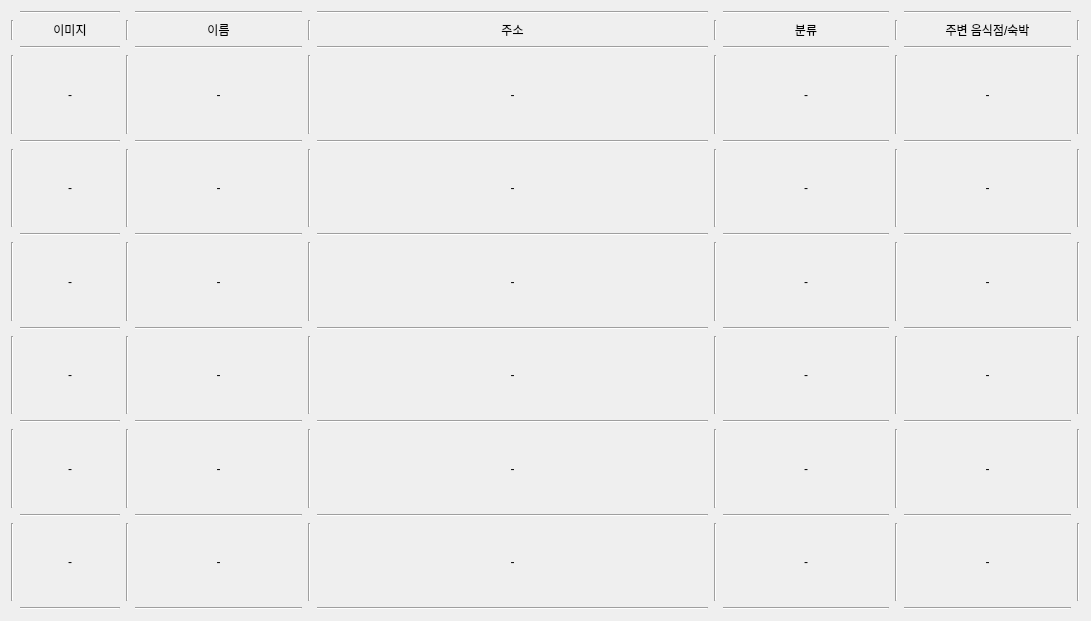
        <widget class="QWidget" name="gridLayoutWidget">
         <property name="geometry">
          <rect>
           <x>20</x>
           <y>20</y>
           <width>1091</width>
           <height>621</height>
          </rect>
         </property>
         <layout class="QGridLayout" name="gridLayout_3">
          <item row="3" column="6">
           <widget class="Line" name="line_26">
            <property name="orientation">
             <enum>Qt::Vertical</enum>
            </property>
           </widget>
          </item>
          <item row="0" column="1">
           <widget class="Line" name="line_30">
            <property name="orientation">
             <enum>Qt::Horizontal</enum>
            </property>
           </widget>
          </item>
          <item row="1" column="3">
           <widget class="QLabel" name="titleF_label">
            <property name="maximumSize">
             <size>
              <width>16777215</width>
              <height>16777215</height>
             </size>
            </property>
            <property name="text">
             <string>이름</string>
            </property>
            <property name="alignment">
             <set>Qt::AlignCenter</set>
            </property>
           </widget>
          </item>
          <item row="1" column="5">
           <widget class="QLabel" name="addrF_label">
            <property name="text">
             <string>주소</string>
            </property>
            <property name="alignment">
             <set>Qt::AlignCenter</set>
            </property>
           </widget>
          </item>
          <item row="3" column="2">
           <widget class="Line" name="line_24">
            <property name="orientation">
             <enum>Qt::Vertical</enum>
            </property>
           </widget>
          </item>
          <item row="4" column="9">
           <widget class="Line" name="line_23">
            <property name="orientation">
             <enum>Qt::Horizontal</enum>
            </property>
           </widget>
          </item>
          <item row="5" column="0">
           <widget class="Line" name="line_35">
            <property name="orientation">
             <enum>Qt::Vertical</enum>
            </property>
           </widget>
          </item>
          <item row="1" column="8">
           <widget class="Line" name="line_132">
            <property name="orientation">
             <enum>Qt::Vertical</enum>
            </property>
           </widget>
          </item>
          <item row="5" column="2">
           <widget class="Line" name="line_49">
            <property name="orientation">
             <enum>Qt::Vertical</enum>
            </property>
           </widget>
          </item>
          <item row="5" column="3">
           <widget class="QLabel" name="titleF_1">
            <property name="text">
             <string>-</string>
            </property>
            <property name="alignment">
             <set>Qt::AlignCenter</set>
            </property>
           </widget>
          </item>
          <item row="5" column="4">
           <widget class="Line" name="line_68">
            <property name="orientation">
             <enum>Qt::Vertical</enum>
            </property>
           </widget>
          </item>
          <item row="1" column="2">
           <widget class="Line" name="line_33">
            <property name="orientation">
             <enum>Qt::Vertical</enum>
            </property>
           </widget>
          </item>
          <item row="5" column="5">
           <widget class="QLabel" name="addrF_1">
            <property name="minimumSize">
             <size>
              <width>0</width>
              <height>0</height>
             </size>
            </property>
            <property name="text">
             <string>-</string>
            </property>
            <property name="alignment">
             <set>Qt::AlignCenter</set>
            </property>
           </widget>
          </item>
          <item row="3" column="5">
           <widget class="QLabel" name="addrF_0">
            <property name="maximumSize">
             <size>
              <width>16777215</width>
              <height>16777215</height>
             </size>
            </property>
            <property name="text">
             <string>                                                          -                                                          </string>
            </property>
            <property name="alignment">
             <set>Qt::AlignCenter</set>
            </property>
           </widget>
          </item>
          <item row="1" column="10">
           <widget class="Line" name="line_133">
            <property name="orientation">
             <enum>Qt::Vertical</enum>
            </property>
           </widget>
          </item>
          <item row="2" column="3">
           <widget class="Line" name="line_135">
            <property name="orientation">
             <enum>Qt::Horizontal</enum>
            </property>
           </widget>
          </item>
          <item row="1" column="9">
           <widget class="QLabel" name="location_label">
            <property name="text">
             <string>주변 음식점/숙박</string>
            </property>
            <property name="alignment">
             <set>Qt::AlignCenter</set>
            </property>
           </widget>
          </item>
          <item row="2" column="7">
           <widget class="Line" name="line_137">
            <property name="orientation">
             <enum>Qt::Horizontal</enum>
            </property>
           </widget>
          </item>
          <item row="3" column="1">
           <widget class="QLabel" name="imageF_0">
            <property name="maximumSize">
             <size>
              <width>100</width>
              <height>100</height>
             </size>
            </property>
            <property name="text">
             <string>-</string>
            </property>
            <property name="alignment">
             <set>Qt::AlignCenter</set>
            </property>
           </widget>
          </item>
          <item row="3" column="4">
           <widget class="Line" name="line_25">
            <property name="orientation">
             <enum>Qt::Vertical</enum>
            </property>
           </widget>
          </item>
          <item row="3" column="9">
           <widget class="QLabel" name="location_0">
            <property name="maximumSize">
             <size>
              <width>16777215</width>
              <height>16777215</height>
             </size>
            </property>
            <property name="text">
             <string>-</string>
            </property>
            <property name="alignment">
             <set>Qt::AlignCenter</set>
            </property>
           </widget>
          </item>
          <item row="5" column="6">
           <widget class="Line" name="line_72">
            <property name="orientation">
             <enum>Qt::Vertical</enum>
            </property>
           </widget>
          </item>
          <item row="5" column="7">
           <widget class="QLabel" name="startend_1">
            <property name="text">
             <string>-</string>
            </property>
            <property name="alignment">
             <set>Qt::AlignCenter</set>
            </property>
           </widget>
          </item>
          <item row="5" column="10">
           <widget class="Line" name="line_39">
            <property name="orientation">
             <enum>Qt::Vertical</enum>
            </property>
           </widget>
          </item>
          <item row="1" column="1">
           <widget class="QLabel" name="imageF_label">
            <property name="maximumSize">
             <size>
              <width>16777215</width>
              <height>20</height>
             </size>
            </property>
            <property name="text">
             <string>이미지</string>
            </property>
            <property name="alignment">
             <set>Qt::AlignCenter</set>
            </property>
           </widget>
          </item>
          <item row="4" column="1">
           <widget class="Line" name="line_19">
            <property name="orientation">
             <enum>Qt::Horizontal</enum>
            </property>
           </widget>
          </item>
          <item row="0" column="3">
           <widget class="Line" name="line_31">
            <property name="orientation">
             <enum>Qt::Horizontal</enum>
            </property>
           </widget>
          </item>
          <item row="0" column="5">
           <widget class="Line" name="line_32">
            <property name="orientation">
             <enum>Qt::Horizontal</enum>
            </property>
           </widget>
          </item>
          <item row="0" column="9">
           <widget class="Line" name="line_34">
            <property name="orientation">
             <enum>Qt::Horizontal</enum>
            </property>
           </widget>
          </item>
          <item row="1" column="0">
           <widget class="Line" name="line_12">
            <property name="orientation">
             <enum>Qt::Vertical</enum>
            </property>
           </widget>
          </item>
          <item row="3" column="10">
           <widget class="Line" name="line_29">
            <property name="orientation">
             <enum>Qt::Vertical</enum>
            </property>
           </widget>
          </item>
          <item row="5" column="8">
           <widget class="Line" name="line_76">
            <property name="orientation">
             <enum>Qt::Vertical</enum>
            </property>
           </widget>
          </item>
          <item row="3" column="7">
           <widget class="QLabel" name="startend_0">
            <property name="maximumSize">
             <size>
              <width>170</width>
              <height>16777215</height>
             </size>
            </property>
            <property name="text">
             <string>-</string>
            </property>
            <property name="alignment">
             <set>Qt::AlignCenter</set>
            </property>
           </widget>
          </item>
          <item row="5" column="9">
           <widget class="QLabel" name="location_1">
            <property name="text">
             <string>-</string>
            </property>
            <property name="alignment">
             <set>Qt::AlignCenter</set>
            </property>
           </widget>
          </item>
          <item row="2" column="9">
           <widget class="Line" name="line_138">
            <property name="orientation">
             <enum>Qt::Horizontal</enum>
            </property>
           </widget>
          </item>
          <item row="1" column="4">
           <widget class="Line" name="line_47">
            <property name="orientation">
             <enum>Qt::Vertical</enum>
            </property>
           </widget>
          </item>
          <item row="1" column="6">
           <widget class="Line" name="line_48">
            <property name="orientation">
             <enum>Qt::Vertical</enum>
            </property>
           </widget>
          </item>
          <item row="3" column="3">
           <widget class="QLabel" name="titleF_0">
            <property name="maximumSize">
             <size>
              <width>16777215</width>
              <height>16777215</height>
             </size>
            </property>
            <property name="text">
             <string>-</string>
            </property>
            <property name="alignment">
             <set>Qt::AlignCenter</set>
            </property>
           </widget>
          </item>
          <item row="2" column="1">
           <widget class="Line" name="line_134">
            <property name="orientation">
             <enum>Qt::Horizontal</enum>
            </property>
           </widget>
          </item>
          <item row="4" column="7">
           <widget class="Line" name="line_22">
            <property name="orientation">
             <enum>Qt::Horizontal</enum>
            </property>
           </widget>
          </item>
          <item row="3" column="8">
           <widget class="Line" name="line_27">
            <property name="orientation">
             <enum>Qt::Vertical</enum>
            </property>
           </widget>
          </item>
          <item row="0" column="7">
           <widget class="Line" name="line_130">
            <property name="orientation">
             <enum>Qt::Horizontal</enum>
            </property>
           </widget>
          </item>
          <item row="2" column="5">
           <widget class="Line" name="line_136">
            <property name="orientation">
             <enum>Qt::Horizontal</enum>
            </property>
           </widget>
          </item>
          <item row="3" column="0">
           <widget class="Line" name="line_28">
            <property name="orientation">
             <enum>Qt::Vertical</enum>
            </property>
           </widget>
          </item>
          <item row="1" column="7">
           <widget class="QLabel" name="startend_label">
            <property name="text">
             <string>분류</string>
            </property>
            <property name="alignment">
             <set>Qt::AlignCenter</set>
            </property>
           </widget>
          </item>
          <item row="4" column="3">
           <widget class="Line" name="line_20">
            <property name="orientation">
             <enum>Qt::Horizontal</enum>
            </property>
           </widget>
          </item>
          <item row="4" column="5">
           <widget class="Line" name="line_21">
            <property name="orientation">
             <enum>Qt::Horizontal</enum>
            </property>
           </widget>
          </item>
          <item row="5" column="1">
           <widget class="QLabel" name="imageF_1">
            <property name="text">
             <string>-</string>
            </property>
            <property name="alignment">
             <set>Qt::AlignCenter</set>
            </property>
           </widget>
          </item>
          <item row="6" column="3">
           <widget class="Line" name="line_56">
            <property name="orientation">
             <enum>Qt::Horizontal</enum>
            </property>
           </widget>
          </item>
          <item row="7" column="9">
           <widget class="QLabel" name="location_2">
            <property name="text">
             <string>-</string>
            </property>
            <property name="alignment">
             <set>Qt::AlignCenter</set>
            </property>
           </widget>
          </item>
          <item row="8" column="1">
           <widget class="Line" name="line_54">
            <property name="orientation">
             <enum>Qt::Horizontal</enum>
            </property>
           </widget>
          </item>
          <item row="7" column="7">
           <widget class="QLabel" name="startend_2">
            <property name="text">
             <string>-</string>
            </property>
            <property name="alignment">
             <set>Qt::AlignCenter</set>
            </property>
           </widget>
          </item>
          <item row="6" column="7">
           <widget class="Line" name="line_62">
            <property name="orientation">
             <enum>Qt::Horizontal</enum>
            </property>
           </widget>
          </item>
          <item row="8" column="5">
           <widget class="Line" name="line_60">
            <property name="orientation">
             <enum>Qt::Horizontal</enum>
            </property>
           </widget>
          </item>
          <item row="8" column="7">
           <widget class="Line" name="line_63">
            <property name="orientation">
             <enum>Qt::Horizontal</enum>
            </property>
           </widget>
          </item>
          <item row="6" column="5">
           <widget class="Line" name="line_61">
            <property name="orientation">
             <enum>Qt::Horizontal</enum>
            </property>
           </widget>
          </item>
          <item row="6" column="9">
           <widget class="Line" name="line_67">
            <property name="orientation">
             <enum>Qt::Horizontal</enum>
            </property>
           </widget>
          </item>
          <item row="7" column="0">
           <widget class="Line" name="line_36">
            <property name="orientation">
             <enum>Qt::Vertical</enum>
            </property>
           </widget>
          </item>
          <item row="6" column="1">
           <widget class="Line" name="line_55">
            <property name="orientation">
             <enum>Qt::Horizontal</enum>
            </property>
           </widget>
          </item>
          <item row="7" column="3">
           <widget class="QLabel" name="titleF_2">
            <property name="text">
             <string>-</string>
            </property>
            <property name="alignment">
             <set>Qt::AlignCenter</set>
            </property>
           </widget>
          </item>
          <item row="7" column="5">
           <widget class="QLabel" name="addrF_2">
            <property name="text">
             <string>-</string>
            </property>
            <property name="alignment">
             <set>Qt::AlignCenter</set>
            </property>
           </widget>
          </item>
          <item row="7" column="2">
           <widget class="Line" name="line_50">
            <property name="orientation">
             <enum>Qt::Vertical</enum>
            </property>
           </widget>
          </item>
          <item row="7" column="4">
           <widget class="Line" name="line_69">
            <property name="orientation">
             <enum>Qt::Vertical</enum>
            </property>
           </widget>
          </item>
          <item row="7" column="10">
           <widget class="Line" name="line_40">
            <property name="orientation">
             <enum>Qt::Vertical</enum>
            </property>
           </widget>
          </item>
          <item row="8" column="3">
           <widget class="Line" name="line_57">
            <property name="orientation">
             <enum>Qt::Horizontal</enum>
            </property>
           </widget>
          </item>
          <item row="7" column="1">
           <widget class="QLabel" name="imageF_2">
            <property name="text">
             <string>-</string>
            </property>
            <property name="alignment">
             <set>Qt::AlignCenter</set>
            </property>
           </widget>
          </item>
          <item row="7" column="6">
           <widget class="Line" name="line_73">
            <property name="orientation">
             <enum>Qt::Vertical</enum>
            </property>
           </widget>
          </item>
          <item row="7" column="8">
           <widget class="Line" name="line_77">
            <property name="orientation">
             <enum>Qt::Vertical</enum>
            </property>
           </widget>
          </item>
          <item row="10" column="3">
           <widget class="Line" name="line_58">
            <property name="orientation">
             <enum>Qt::Horizontal</enum>
            </property>
           </widget>
          </item>
          <item row="10" column="7">
           <widget class="Line" name="line_64">
            <property name="orientation">
             <enum>Qt::Horizontal</enum>
            </property>
           </widget>
          </item>
          <item row="10" column="9">
           <widget class="Line" name="line_65">
            <property name="orientation">
             <enum>Qt::Horizontal</enum>
            </property>
           </widget>
          </item>
          <item row="10" column="5">
           <widget class="Line" name="line_59">
            <property name="orientation">
             <enum>Qt::Horizontal</enum>
            </property>
           </widget>
          </item>
          <item row="11" column="0">
           <widget class="Line" name="line_38">
            <property name="orientation">
             <enum>Qt::Vertical</enum>
            </property>
           </widget>
          </item>
          <item row="11" column="1">
           <widget class="QLabel" name="imageF_4">
            <property name="text">
             <string>-</string>
            </property>
            <property name="alignment">
             <set>Qt::AlignCenter</set>
            </property>
           </widget>
          </item>
          <item row="11" column="2">
           <widget class="Line" name="line_52">
            <property name="orientation">
             <enum>Qt::Vertical</enum>
            </property>
           </widget>
          </item>
          <item row="11" column="3">
           <widget class="QLabel" name="titleF_4">
            <property name="text">
             <string>-</string>
            </property>
            <property name="alignment">
             <set>Qt::AlignCenter</set>
            </property>
           </widget>
          </item>
          <item row="12" column="3">
           <widget class="Line" name="line_146">
            <property name="orientation">
             <enum>Qt::Horizontal</enum>
            </property>
           </widget>
          </item>
          <item row="12" column="5">
           <widget class="Line" name="line_147">
            <property name="orientation">
             <enum>Qt::Horizontal</enum>
            </property>
           </widget>
          </item>
          <item row="11" column="9">
           <widget class="QLabel" name="location_4">
            <property name="text">
             <string>-</string>
            </property>
            <property name="alignment">
             <set>Qt::AlignCenter</set>
            </property>
           </widget>
          </item>
          <item row="13" column="0">
           <widget class="Line" name="line_139">
            <property name="orientation">
             <enum>Qt::Vertical</enum>
            </property>
           </widget>
          </item>
          <item row="11" column="5">
           <widget class="QLabel" name="addrF_4">
            <property name="text">
             <string>-</string>
            </property>
            <property name="alignment">
             <set>Qt::AlignCenter</set>
            </property>
           </widget>
          </item>
          <item row="11" column="7">
           <widget class="QLabel" name="startend_4">
            <property name="text">
             <string>-</string>
            </property>
            <property name="alignment">
             <set>Qt::AlignCenter</set>
            </property>
           </widget>
          </item>
          <item row="11" column="4">
           <widget class="Line" name="line_71">
            <property name="orientation">
             <enum>Qt::Vertical</enum>
            </property>
           </widget>
          </item>
          <item row="12" column="7">
           <widget class="Line" name="line_148">
            <property name="orientation">
             <enum>Qt::Horizontal</enum>
            </property>
           </widget>
          </item>
          <item row="11" column="6">
           <widget class="Line" name="line_75">
            <property name="orientation">
             <enum>Qt::Vertical</enum>
            </property>
           </widget>
          </item>
          <item row="12" column="9">
           <widget class="Line" name="line_149">
            <property name="orientation">
             <enum>Qt::Horizontal</enum>
            </property>
           </widget>
          </item>
          <item row="13" column="1">
           <widget class="QLabel" name="imageF_5">
            <property name="text">
             <string>-</string>
            </property>
            <property name="alignment">
             <set>Qt::AlignCenter</set>
            </property>
           </widget>
          </item>
          <item row="11" column="10">
           <widget class="Line" name="line_42">
            <property name="orientation">
             <enum>Qt::Vertical</enum>
            </property>
           </widget>
          </item>
          <item row="11" column="8">
           <widget class="Line" name="line_79">
            <property name="orientation">
             <enum>Qt::Vertical</enum>
            </property>
           </widget>
          </item>
          <item row="12" column="1">
           <widget class="Line" name="line_145">
            <property name="orientation">
             <enum>Qt::Horizontal</enum>
            </property>
           </widget>
          </item>
          <item row="9" column="4">
           <widget class="Line" name="line_70">
            <property name="orientation">
             <enum>Qt::Vertical</enum>
            </property>
           </widget>
          </item>
          <item row="9" column="5">
           <widget class="QLabel" name="addrF_3">
            <property name="text">
             <string>-</string>
            </property>
            <property name="alignment">
             <set>Qt::AlignCenter</set>
            </property>
           </widget>
          </item>
          <item row="9" column="6">
           <widget class="Line" name="line_74">
            <property name="orientation">
             <enum>Qt::Vertical</enum>
            </property>
           </widget>
          </item>
          <item row="9" column="10">
           <widget class="Line" name="line_41">
            <property name="orientation">
             <enum>Qt::Vertical</enum>
            </property>
           </widget>
          </item>
          <item row="10" column="1">
           <widget class="Line" name="line_53">
            <property name="orientation">
             <enum>Qt::Horizontal</enum>
            </property>
           </widget>
          </item>
          <item row="9" column="8">
           <widget class="Line" name="line_78">
            <property name="orientation">
             <enum>Qt::Vertical</enum>
            </property>
           </widget>
          </item>
          <item row="9" column="1">
           <widget class="QLabel" name="imageF_3">
            <property name="text">
             <string>-</string>
            </property>
            <property name="alignment">
             <set>Qt::AlignCenter</set>
            </property>
           </widget>
          </item>
          <item row="9" column="2">
           <widget class="Line" name="line_51">
            <property name="orientation">
             <enum>Qt::Vertical</enum>
            </property>
           </widget>
          </item>
          <item row="9" column="9">
           <widget class="QLabel" name="location_3">
            <property name="text">
             <string>-</string>
            </property>
            <property name="alignment">
             <set>Qt::AlignCenter</set>
            </property>
           </widget>
          </item>
          <item row="8" column="9">
           <widget class="Line" name="line_66">
            <property name="orientation">
             <enum>Qt::Horizontal</enum>
            </property>
           </widget>
          </item>
          <item row="9" column="7">
           <widget class="QLabel" name="startend_3">
            <property name="text">
             <string>-</string>
            </property>
            <property name="alignment">
             <set>Qt::AlignCenter</set>
            </property>
           </widget>
          </item>
          <item row="9" column="0">
           <widget class="Line" name="line_37">
            <property name="orientation">
             <enum>Qt::Vertical</enum>
            </property>
           </widget>
          </item>
          <item row="9" column="3">
           <widget class="QLabel" name="titleF_3">
            <property name="text">
             <string>-</string>
            </property>
            <property name="alignment">
             <set>Qt::AlignCenter</set>
            </property>
           </widget>
          </item>
          <item row="14" column="7">
           <widget class="Line" name="line_46">
            <property name="orientation">
             <enum>Qt::Horizontal</enum>
            </property>
           </widget>
          </item>
          <item row="13" column="7">
           <widget class="QLabel" name="startend_5">
            <property name="text">
             <string>-</string>
            </property>
            <property name="alignment">
             <set>Qt::AlignCenter</set>
            </property>
           </widget>
          </item>
          <item row="13" column="10">
           <widget class="Line" name="line_144">
            <property name="orientation">
             <enum>Qt::Vertical</enum>
            </property>
           </widget>
          </item>
          <item row="14" column="9">
           <widget class="Line" name="line_131">
            <property name="orientation">
             <enum>Qt::Horizontal</enum>
            </property>
           </widget>
          </item>
          <item row="14" column="1">
           <widget class="Line" name="line_43">
            <property name="orientation">
             <enum>Qt::Horizontal</enum>
            </property>
           </widget>
          </item>
          <item row="14" column="5">
           <widget class="Line" name="line_45">
            <property name="orientation">
             <enum>Qt::Horizontal</enum>
            </property>
           </widget>
          </item>
          <item row="13" column="8">
           <widget class="Line" name="line_143">
            <property name="orientation">
             <enum>Qt::Vertical</enum>
            </property>
           </widget>
          </item>
          <item row="14" column="3">
           <widget class="Line" name="line_44">
            <property name="orientation">
             <enum>Qt::Horizontal</enum>
            </property>
           </widget>
          </item>
          <item row="13" column="9">
           <widget class="QLabel" name="location_5">
            <property name="text">
             <string>-</string>
            </property>
            <property name="alignment">
             <set>Qt::AlignCenter</set>
            </property>
           </widget>
          </item>
          <item row="13" column="4">
           <widget class="Line" name="line_141">
            <property name="orientation">
             <enum>Qt::Vertical</enum>
            </property>
           </widget>
          </item>
          <item row="13" column="2">
           <widget class="Line" name="line_140">
            <property name="orientation">
             <enum>Qt::Vertical</enum>
            </property>
           </widget>
          </item>
          <item row="13" column="5">
           <widget class="QLabel" name="addrF_5">
            <property name="text">
             <string>-</string>
            </property>
            <property name="alignment">
             <set>Qt::AlignCenter</set>
            </property>
           </widget>
          </item>
          <item row="13" column="6">
           <widget class="Line" name="line_142">
            <property name="orientation">
             <enum>Qt::Vertical</enum>
            </property>
           </widget>
          </item>
          <item row="13" column="3">
           <widget class="QLabel" name="titleF_5">
            <property name="text">
             <string>-</string>
            </property>
            <property name="alignment">
             <set>Qt::AlignCenter</set>
            </property>
           </widget>
          </item>
         </layout>
        </widget>
